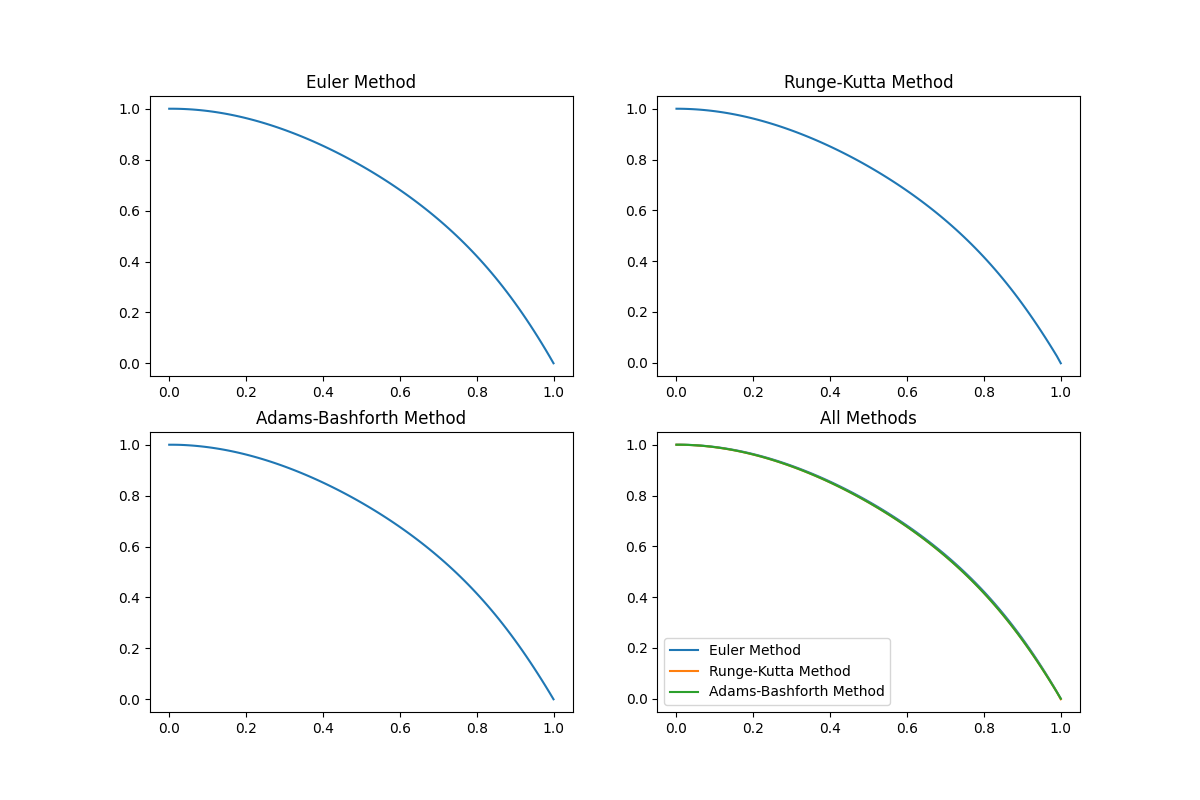

Recreate this plot in Python.
import numpy as np
import matplotlib.pyplot as plt
import pandas as pd


# Определение функции f(x, y)
def f(x, y):
    denominator = 1 - x ** 2
    if np.abs(denominator) < 1e-6:
        return np.nan  # возвращаем NaN в случае деления на ноль
    return (2 * x ** 3 * y ** 3 - 2 * x * y) / denominator


# Метод Эйлера
def euler_method(x, h, y0):
    y = np.zeros_like(x)
    y[0] = y0  # начальное значение y
    for i in range(1, len(x)):
        y[i] = y[i - 1] + h * f(x[i - 1], y[i - 1])
    return y


# Метод Рунге-Кутты
def runge_kutta_method(x, h, y0):
    y = np.zeros_like(x)
    y[0] = y0  # начальное значение y
    for i in range(1, len(x)):
        k1 = h * f(x[i - 1], y[i - 1])
        k2 = h * f(x[i - 1] + h / 2, y[i - 1] + k1 / 2)
        k3 = h * f(x[i - 1] + h / 2, y[i - 1] + k2 / 2)
        k4 = h * f(x[i - 1] + h, y[i - 1] + k3)
        y[i] = y[i - 1] + (k1 + 2 * k2 + 2 * k3 + k4) / 6
    return y


# Метод Адамса-Бэшфорта
def adams_bashforth_method(x, h, y0):
    y = np.zeros_like(x)
    y[:4] = euler_method(x[:4], h, y0)  # используем метод Эйлера для первых 4 точек
    for i in range(4, len(x)):
        y[i] = y[i - 1] + h * (55 * f(x[i - 1], y[i - 1]) - 59 * f(x[i - 2], y[i - 2]) +
                               37 * f(x[i - 3], y[i - 3]) - 9 * f(x[i - 4], y[i - 4])) / 24
    return y


def exact_solution(x, h, y0):
    y = np.zeros_like(x)
    y[0] = y0  # начальное значение y
    for i in range(1, len(x)):
        k1 = h * f(x[i - 1], y[i - 1])
        k2 = h * f(x[i - 1] + h / 2, y[i - 1] + k1 / 2)
        k3 = h * f(x[i - 1] + h / 2, y[i - 1] + k2 / 2)
        k4 = h * f(x[i - 1] + h, y[i - 1] + k3)
        y[i] = y[i - 1] + (k1 + 2 * k2 + 2 * k3 + k4) / 6
    return y

# Создайте массив значений x для интервала от a до b
a = 0
b = 1
num_points = 100
x_values = np.linspace(a, b, num_points)

# Заданные параметры
y_initial = 1
h = (b - a) / num_points  # шаг

# Вычисление точных значений в узловых точках
exact_values = exact_solution(x_values, h, y_initial)

# Вычисление отклонений и максимумов для каждого метода
deviations_euler = np.abs(exact_values - euler_method(x_values, h, y_initial))
max_deviation_euler = np.max(deviations_euler)

deviations_runge_kutta = np.abs(exact_values - runge_kutta_method(x_values, h, y_initial))
max_deviation_runge_kutta = np.max(deviations_runge_kutta)

deviations_adams_bashforth = np.abs(exact_values - adams_bashforth_method(x_values, h, y_initial))
max_deviation_adams_bashforth = np.max(deviations_adams_bashforth)

# Вывод результатов
print("Max deviation for Euler Method:", max_deviation_euler)
print("Max deviation for Runge-Kutta Method:", max_deviation_runge_kutta)
print("Max deviation for Adams-Bashforth Method:", max_deviation_adams_bashforth)

# Создание сводной таблицы
data = {
    'Method': ['Euler', 'Runge-Kutta', 'Adams-Bashforth'],
    'Max Deviation': [max_deviation_euler, max_deviation_runge_kutta, max_deviation_adams_bashforth],
}

results_table = pd.DataFrame(data)
print(results_table)

# Создайте графики для каждого метода
plt.figure(figsize=(12, 8))

plt.subplot(221)
plt.plot(x_values, euler_method(x_values, h, y_initial), label='Euler Method')
plt.title('Euler Method')

plt.subplot(222)
plt.plot(x_values, runge_kutta_method(x_values, h, y_initial), label='Runge-Kutta Method')
plt.title('Runge-Kutta Method')

plt.subplot(223)
plt.plot(x_values, adams_bashforth_method(x_values, h, y_initial), label='Adams-Bashforth Method')
plt.title('Adams-Bashforth Method')

# Создайте график для всех методов вместе
plt.subplot(224)
plt.plot(x_values, euler_method(x_values, h, y_initial), label='Euler Method')
plt.plot(x_values, runge_kutta_method(x_values, h, y_initial), label='Runge-Kutta Method')
plt.plot(x_values, adams_bashforth_method(x_values, h, y_initial), label='Adams-Bashforth Method')
plt.title('All Methods')

plt.legend()
plt.savefig("lab7.png")
plt.show()

